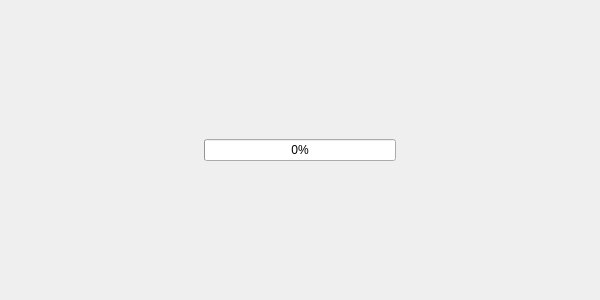
<?xml version="1.0" encoding="UTF-8"?>
<ui version="4.0">
 <class>LoadingScreen</class>
 <widget class="QDialog" name="LoadingScreen">
  <property name="geometry">
   <rect>
    <x>0</x>
    <y>0</y>
    <width>600</width>
    <height>300</height>
   </rect>
  </property>
  <property name="windowTitle">
   <string>Dialog</string>
  </property>
  <layout class="QGridLayout" name="gridLayout">
   <item row="0" column="0">
    <spacer name="horizontalSpacer">
     <property name="orientation">
      <enum>Qt::Horizontal</enum>
     </property>
     <property name="sizeHint" stdset="0">
      <size>
       <width>187</width>
       <height>20</height>
      </size>
     </property>
    </spacer>
   </item>
   <item row="0" column="1">
    <widget class="QProgressBar" name="loading_bar">
     <property name="value">
      <number>0</number>
     </property>
    </widget>
   </item>
   <item row="0" column="2">
    <spacer name="horizontalSpacer_2">
     <property name="orientation">
      <enum>Qt::Horizontal</enum>
     </property>
     <property name="sizeHint" stdset="0">
      <size>
       <width>187</width>
       <height>20</height>
      </size>
     </property>
    </spacer>
   </item>
  </layout>
 </widget>
 <resources/>
 <connections/>
</ui>
